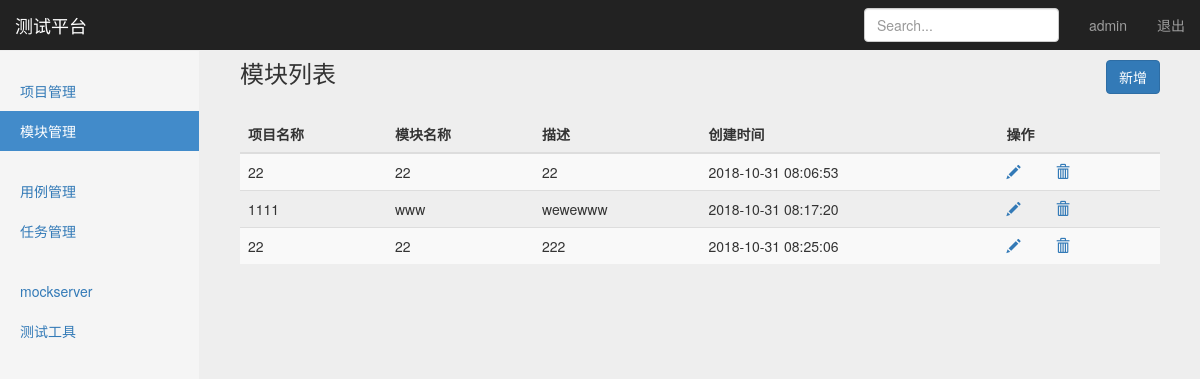
The page /manage/module_manage/ (signed in) on the database its author committed.
### project_app/models.py (models this page shows, shortened)
class Module(models.Model):
    project = models.ForeignKey(Project,on_delete=models.CASCADE)
    mname = models.CharField("名称",max_length=255,blank=False,default="")
    description = models.CharField("描述", max_length=255, default="")
    create_time = models.DateTimeField("创建时间", auto_now=True)

class Project(models.Model):
    pname = models.CharField("名称",max_length=255,blank=False,default="")
    description = models.CharField("描述",max_length=255,default="")
    status = models.BooleanField("状态",default=True)
    create_time = models.DateTimeField("创建时间",auto_now=True)
    def __str__(self):
        return self.pname

### project_app/views/module_views.py (the view)
# urls.py: path("module_manage/", module_views.list_module),
@login_required
def list_module(request):
    cuser_name = request.session.get("cuser_name", "")
    latest_module_list = Module.objects.all()
    return render(request, "module_manage.html", {"cuser_name": cuser_name,"latest_module_list": latest_module_list,
                                                "type": "list"}
                  )

### templates/module_manage.html (shortened to what this page needs)
{% extends "base.html" %}
{% block content %}
    <nav class="navbar navbar-inverse navbar-fixed-top">
      <div class="container-fluid">
        <div class="navbar-header">
          <a class="navbar-brand" href="#">测试平台</a>
        </div>
        <div id="navbar" class="navbar-collapse collapse">
          <ul class="nav navbar-nav navbar-right">
            <li><a>{{ cuser_name }}</a></li>
            <li><a href="/logout/">退出</a></li>
          </ul>
          <form class="navbar-form navbar-right">
            <input type="text" class="form-control" placeholder="Search...">
          </form>
        </div>
      </div>
    </nav>
    <div class="container-fluid">
      <div class="row">
        <div class="col-sm-3 col-md-2 sidebar">
          <ul class="nav nav-sidebar">
            <li ><a href="/manage/project_manage">项目管理</a></li>
            <li class="active"><a href="/manage/module_manage">模块管理</a></li>
          </ul>
          <ul class="nav nav-sidebar">
            <li><a href="">用例管理</a></li>
            <li><a href="">任务管理</a></li>
          </ul>
          <ul class="nav nav-sidebar">
            <li><a href="">mockserver</a></li>
            <li><a href="">测试工具</a></li>
          </ul>
        </div>
        {% if type == "list" %}
        <form  action="" method="post">
        <div class="col-sm-9 col-sm-offset-3 col-md-10 col-md-offset-2 main">
          <h3 class="page-header">模块列表
          <button
                  type="button" class="btn btn-primary" style="float: right"
                  onclick="window.location.href='/manage/module_add'"
          >新增</button>
          </h3>
          <div class="table-responsive">
             <table class="table table-striped">
              <thead>
                <tr>
                  <th>项目名称</th>
                  <th>模块名称</th>
                  <th>描述</th>
                  <th>创建时间</th>
                  <th>操作</th>
                </tr>
              </thead>
              <tbody>
              {% for module_list in latest_module_list %}
                <tr>
                  <td>{{ module_list.project}}</td>
                  <td>{{ module_list.mname }}</td>
                  <td>{{ module_list.description}}</td>
                  <td>{{ module_list.create_time | date:"Y-m-d H:i:s"}}</td>
                  <td>
                  <a title="编辑" class="glyphicon glyphicon-pencil"  href="/manage/module_edit/{{module_list.id }}"></a>
                  <a title="删除" class="glyphicon glyphicon-trash" href="/manage/module_delete/{{module_list.id }}"></a>
                  </td>
                </tr>
              {% endfor %}
              </tbody>
            </table>
          </div>
        </div>
      </form>
      {% endif %}
      </div>
    </div>
 {% endblock %}

### static/user_app/css/dashboard.css (style rules this page uses)
body { padding-top: 50px; }
.navbar-fixed-top { border: 0; }
.sidebar { display: none; }
@media (min-width: 768px) { .sidebar { position: fixed; top: 51px; bottom: 0; left: 0; z-index: 1000; display: block; padding: 20px; overflow-x: hidden; overflow-y: auto; background-color: #f5f5f5; border-right: 1px solid #eee; } }
.nav-sidebar { margin-right: -21px; margin-bottom: 20px; margin-left: -20px; }
.nav-sidebar > li > a { padding-right: 20px; padding-left: 20px; }
.nav-sidebar > .active > a, .nav-sidebar > .active > a:hover, .nav-sidebar > .active > a:focus { color: #fff; background-color: #428bca; }
.main { padding: 20px; }
@media (min-width: 768px) { .main { padding-right: 40px; padding-left: 40px; } }
.main .page-header { margin-top: 0; }

### static/user_app/css/signin.css (style rules this page uses)
body { padding-top: 40px; padding-bottom: 40px; background-color: #eee; }

### rows shown on the page
Module: project "22", mname "22", description "22", create_time "2018-10-31 08:06:53"
Module: project "1111", mname "www", description "wewewww", create_time "2018-10-31 08:17:20"
Module: project "22", mname "22", description "222", create_time "2018-10-31 08:25:06"

### other values the page prints
{{ cuser_name }} "admin"
